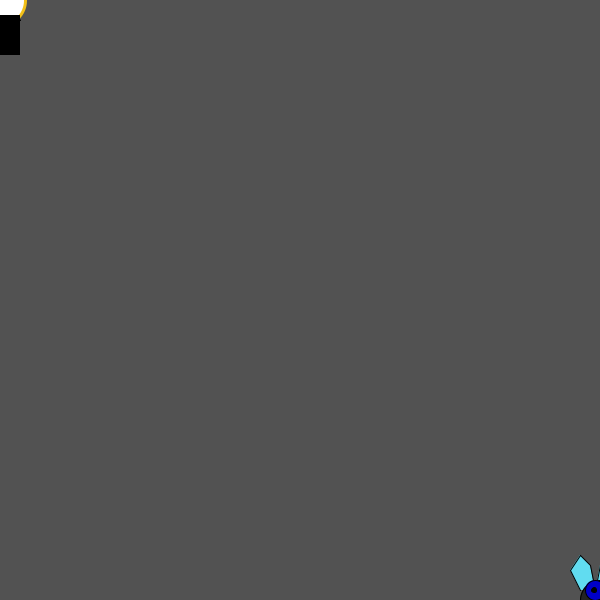
Frame 1 (no input)
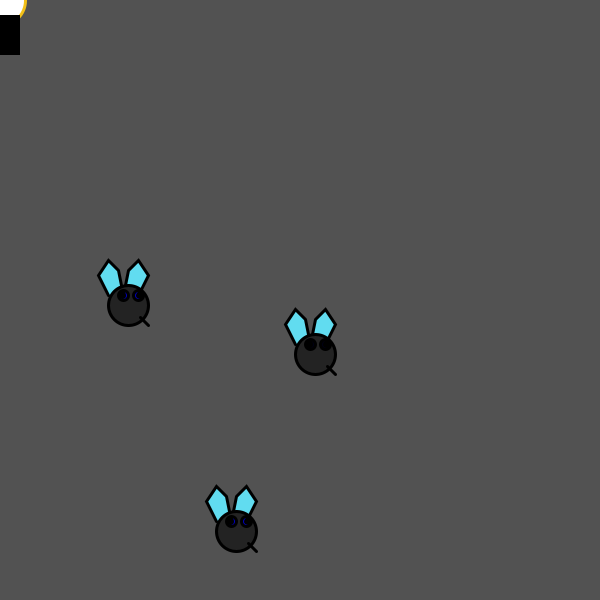
Frame 60 (the mouse pressed at the canvas centre just before this capture)
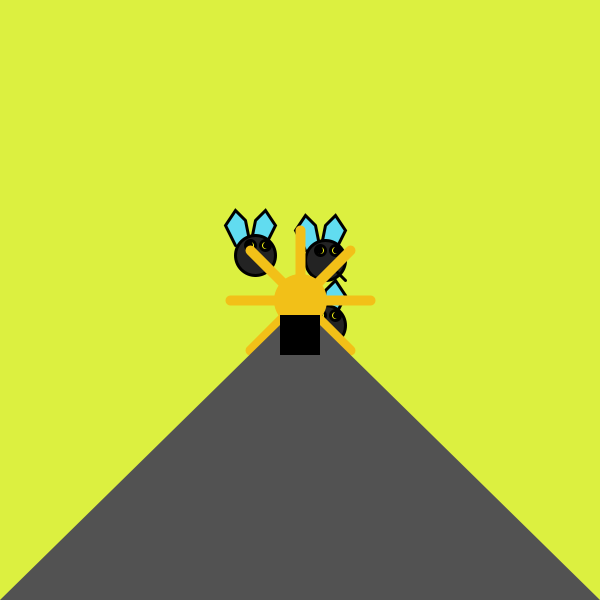
Frame 120 (the mouse held since frame 60 and released just before this capture)

The Processing sketch that drew these frames (run headless with seeded random() and noise(); from frame 60 on, the mouse is pressed at the canvas centre):

// Processing sketch: processing_97075
// ── processing_97075.pde

/*David Palomar Cros
Informatica 
seminari 3
GEDI Grup 03

El joc consisteix en tres mosquits que volten tranquilament per la oscuritat, quan de repent l'encen la llum i els atrau cap a ella. 
Són uns mosquits que els van creixent i disminuint els ulls depenen de la posició en la que es troben, al igual que el color, que varia
segons la posició del ratolí.
*/
//defineixo les variables que utilitzaré, com a nombres enters. la posició i velicitat de cada un dels mosquits.

int posX;
int posY;
int posX2;
int posY2;
int posX3;
int posY3;
int velX;
int velY;
int velX2;
int velY2;
int velX3;
int velY3;
// mesura dels ulls, que canviarè en funció a la posició.
int sz;

// a
void setup() 
//defineixo el fons de la finestra on es mostraran els mosquits. 

{
  background(0);
  size(600,600);
  //dono valor a les variables
  posX=0;
  posY=0;
  posX2=600;
  posY2=600;
  posX3=0;
  posY3=0;
  velX=15;
  velY=6;
  velX2=-8;
  velY2=-5;
  velX3=4;
  velY3=9;
  sz=20;
  noCursor();
}
  
void draw()
{
  //faig el primer mosquit
  background(82,82,82);
//amb la funció "if" consegueixo donar una condició al ordinador.

  if (mousePressed){
    
  //faig que la llum s'escengui al clicar el botó esquerre del mouse
  background(220,240,64);
  
  
  //cambio la posició dels mosquits en funció de la posició del ratolí, així els mosquits es veuen atretes per la llum
  //faig que el primer mosquit segueixi la llum al clicar el ratolí
  
  
   posX=mouseX+25;
   posY=mouseY+25;
  // ala 1 
   stroke(0);
   fill(97,220,240);
   beginShape();
   vertex(posX-20,posY-10);
   vertex(posX-30,posY-30);
   vertex(posX-20,posY-45);
   vertex(posX-10,posY-35);
   vertex(posX-5,posY-10);
   endShape(); 
   //ala 2
    beginShape();
   vertex(posX+10,posY-10);
   vertex(posX+20,posY-30);
   vertex(posX+10,posY-45);
   vertex(posX,posY-35);
   vertex(posX-5,posY-10);
   endShape(); 
   
   //faig el cos del primer mosquit
  fill(35,35,35);
  
  ellipse(posX,posY,40,40);
  //els ulls, cambiaran de color amb el moviment del ratolí
  
  fill(mouseX,mouseY,20); 
  ellipse(posX+10,posY-10,sz,sz);
  ellipse(posX-5,posY-10,sz,sz);
  fill(0);
  ellipse(posX+12,posY-10,5,5);
  ellipse(posX-6,posY-10,5,5);
  beginShape();
  vertex(posX+12,posY+12);
  vertex(posX+20,posY+20);
  endShape();
     
    
  //faig que el segon mosquit segueixi la llum al clicar el ratolí
  
  posX2=mouseX-45;
  posY2=mouseY-45;
  //ala 1
  stroke(0);
   fill(97,220,240);
   beginShape();
   vertex(posX2-20,posY2-10);
   vertex(posX2-30,posY2-30);
   vertex(posX2-20,posY2-45);
   vertex(posX2-10,posY2-35);
   vertex(posX2-5,posY2-10);
   endShape(); 
   //ala2
   beginShape();
   vertex(posX2+10,posY2-10);
   vertex(posX2+20,posY2-30);
   vertex(posX2+10,posY2-45);
   vertex(posX2,posY2-35);
   vertex(posX2-5,posY2-10);
   endShape(); 
   
   //faig el cos del mosquit 2
  fill(35,35,35);
  ellipse(posX2,posY2,40,40);
  
  //els ulls canviaran de color amb el moviment del ratolí
  fill(mouseX,mouseY,20); 
  ellipse(posX2+10,posY2-10,sz,sz);
  ellipse(posX2-5,posY2-10,sz,sz);
  fill(0);
  ellipse(posX2+12,posY2-10,5,5);
  ellipse(posX2-6,posY2-10,5,5);
  beginShape();
  vertex(posX2+12,posY2+12);
  vertex(posX2+20,posY2+20);
  endShape();
  
  //faig que el tercer mosquit segueixi la llum al clicar el ratolí
    posX3=mouseX+25;
  posY3=mouseY-40;
  //ala 1
   stroke(0);
   fill(97,220,240);
   beginShape();
   vertex(posX3-20,posY3-10);
   vertex(posX3-30,posY3-30);
   vertex(posX3-20,posY3-45);
   vertex(posX3-10,posY3-35);
   vertex(posX3-5,posY3-10);
   endShape(); 
   //ala2
    beginShape();
   vertex(posX3+10,posY3-10);
   vertex(posX3+20,posY3-30);
   vertex(posX3+10,posY3-45);
   vertex(posX3,posY3-35);
   vertex(posX3-5,posY3-10);
   endShape(); 
   
   //faig el cos del mosquit tres
  fill(35,35,35);
  ellipse(posX3,posY3,40,40);
  //els ulls
  fill(mouseX,mouseY,20); 
  ellipse(posX3+10,posY3-10,sz,sz);
  ellipse(posX3-5,posY3-10,sz,sz);
  fill(0);
  ellipse(posX3+12,posY3-10,5,5);
  ellipse(posX3-6,posY3-10,5,5);
  beginShape();
  vertex(posX3+12,posY3+12);
  vertex(posX3+20,posY3+20);
  endShape();
  
   //faig la llum que els mosquits seguiran
   //els rajos de llum, que seguiran la posició del mouse
   
   stroke(242,192,24);
   strokeWeight(10);
   line(mouseX,mouseY,mouseX+50,mouseY+50);
   line(mouseX,mouseY,mouseX+50,mouseY-50);
   line(mouseX,mouseY,mouseX-50,mouseY+50);
   line(mouseX,mouseY,mouseX-50,mouseY-50);
   line(mouseX,mouseY,mouseX,mouseY-70);
   
   line(mouseX,mouseY,mouseX-70,mouseY);
   line(mouseX,mouseY,mouseX+70,mouseY);
   
   //la ombra que fa la llum, que augmenta o disminueix depenent d'on es col·loca la llum
   fill(82,82,82);
   noStroke();
   beginShape();
   vertex(0,height);
   vertex(mouseX-20,mouseY+25);
   vertex(mouseX+20,mouseY+25);
   vertex(width,height);
   endShape();
   
   //la bombeta
   fill(242,192,24);
   stroke(242,192,24);
   strokeWeight(3);
   ellipse(mouseX,mouseY,50,50);
   noStroke();
   fill(0);
   rect(mouseX-20,mouseY+15,40,40);
     
  }
  
  else{
    //amb la funció else, dono les ordres que seguiran els objectes quan no estigui apretat el mouse
   //els mosquits seguiran una altre direcció quan el ratolí no estigui apretat
   
   //ala 1
   stroke(0);
   fill(97,220,240);
   beginShape();
   vertex(posX-20,posY-10);
   vertex(posX-30,posY-30);
   vertex(posX-20,posY-45);
   vertex(posX-10,posY-35);
   vertex(posX-5,posY-10);
   endShape(); 
   //ala2
    beginShape();
   vertex(posX+10,posY-10);
   vertex(posX+20,posY-30);
   vertex(posX+10,posY-45);
   vertex(posX,posY-35);
   vertex(posX-5,posY-10);
   endShape(); 
   
   //faig el cos del mosquit 1
  fill(35,35,35);
  
  ellipse(posX,posY,40,40);
  fill(mouseX,mouseY,20); 
  
  
  //els ulls variaran el tamany segons la posició del mosquit
  // poso la condició necessària per que es compleixi la equació, quan la posició varia el tamany també.
  if (posX<=0){
    
    sz=sz+30;}
     if (posX>=width){
    
    sz=sz-30;}
    
  if (posY<=0){
    
    sz=sz-30;}
   if  (posY>=height){
     sz=sz+30;}
    
  ellipse(posX+10,posY-10,sz,sz);
  ellipse(posX-5,posY-10,sz,sz);
  fill(0);
  ellipse(posX+12,posY-10,5,5);
  ellipse(posX-6,posY-10,5,5);
  beginShape();
  vertex(posX+12,posY+12);
  vertex(posX+20,posY+20);
  endShape();
  
  //amb les seguents funcions faré que els mosquits es vagin movent per tota la pantalla, rebotant per les parets de la finestra.
   
  posX=posX+velX;
  posY=posY+velY;
  
  //quan arribi a 0 o a la ampitud o altura máximes canviaran la seva direcció
  
    if ((posX<=0)||(posX>=width)){
    
    velX=-velX;}
    
    if ((posY<=0)||(posY>=height)){
    
    velY=-velY;}
    
    //faig el segon mosquit
    //ala 1
   stroke(0);
   fill(97,220,240);
   beginShape();
   vertex(posX2-20,posY2-10);
   vertex(posX2-30,posY2-30);
   vertex(posX2-20,posY2-45);
   vertex(posX2-10,posY2-35);
   vertex(posX2-5,posY2-10);
   endShape(); 
   //ala2
   beginShape();
   vertex(posX2+10,posY2-10);
   vertex(posX2+20,posY2-30);
   vertex(posX2+10,posY2-45);
   vertex(posX2,posY2-35);
   vertex(posX2-5,posY2-10);
   endShape();
   
  //cos mosquit 2 
  fill(35,35,35);
  ellipse(posX2,posY2,40,40);
  fill(mouseX,mouseY,200); 
  
   //els ulls variaran el tamany segons la posició del mosquit
   if (posX2<=0){
    
    sz=sz+30;}
     if (posX2>=width){
    
    sz=sz-30;}
    
  if (posY2<=0){
    
    sz=sz-30;}
   if  (posY2>=height){
     sz=sz+30;}
     
  ellipse(posX2+10,posY2-10,sz,sz);
  ellipse(posX2-5,posY2-10,sz,sz);
  fill(0);
  ellipse(posX2+12,posY2-10,5,5);
  ellipse(posX2-6,posY2-10,5,5);
  beginShape();
  vertex(posX2+12,posY2+12);
  vertex(posX2+20,posY2+20);
  endShape();
  
  //amb les seguents funcions faré que els mosquits es vagin movent per tota la pantalla, rebotant per les parets de la finestra.
   
  posX2=posX2+velX2;
  posY2=posY2+velY2;
  
  
    if ((posX2>=width)||(posX2<=0)){
    
    velX2=-velX2;}
    
    if ((posY2<=0)||(posY2>=height)){
    
    velY2=-velY2;}
    
    //faig el tercer mosquit
    //ala 1
   stroke(0);
   fill(97,220,240);
   beginShape();
   vertex(posX3-20,posY3-10);
   vertex(posX3-30,posY3-30);
   vertex(posX3-20,posY3-45);
   vertex(posX3-10,posY3-35);
   vertex(posX3-5,posY3-10);
   endShape(); 
   //ala2
   beginShape();
   vertex(posX3+10,posY3-10);
   vertex(posX3+20,posY3-30);
   vertex(posX3+10,posY3-45);
   vertex(posX3,posY3-35);
   vertex(posX3-5,posY3-10);
   endShape();
   
  //cos mosquit 3
  fill(35,35,35);
  ellipse(posX3,posY3,40,40);
  fill(mouseX,mouseY,200); 
  
  //els ulls variaran el tamany segons la posició del mosquit
  if (posX3<=0){
    
    sz=sz+30;}
     if (posX3>=width){
    
    sz=sz-30;}
    
  if (posY3<=0){
    
    sz=sz-30;}
   if  (posY3>=height){
     sz=sz+30;}
  ellipse(posX3+10,posY3-10,sz,sz);
  ellipse(posX3-5,posY3-10,sz,sz);
  fill(0);
  ellipse(posX3+12,posY3-10,5,5);
  ellipse(posX3-6,posY3-10,5,5);
  beginShape();
  vertex(posX3+12,posY3+12);
  vertex(posX3+20,posY3+20);
  endShape();
  
  //amb les seguents funcions faré que els mosquits es vagin movent per tota la pantalla, rebotant per les parets de la finestra.
   
  posX3=posX3+velX3;
  posY3=posY3+velY3;
  
  
    if ((posX3>=width)||(posX3<=0)){
    
    velX3=-velX3;}
    
    if ((posY3<=0)||(posY3>=height)){
    
    velY3=-velY3;}
    
    //faig la llum que els mosquits seguiran quan s'encengui
    
  fill(255);
  stroke(242,192,24);
  strokeWeight(3);
  ellipse(mouseX,mouseY,50,50);
  noStroke();
  fill(0);
  rect(mouseX-20,mouseY+15,40,40);
  }
}
      
